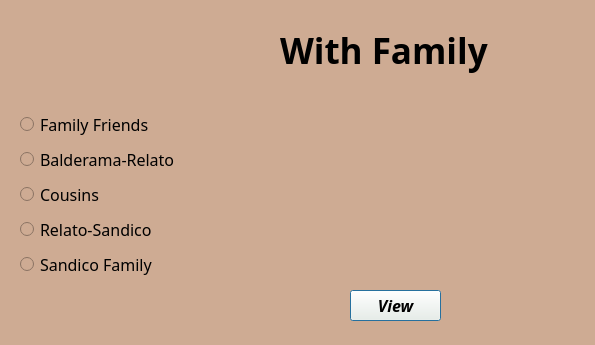
<?xml version="1.0" encoding="UTF-8"?>
<ui version="4.0">
 <class>familyDialog</class>
 <widget class="QDialog" name="familyDialog">
  <property name="geometry">
   <rect>
    <x>0</x>
    <y>0</y>
    <width>595</width>
    <height>345</height>
   </rect>
  </property>
  <property name="windowTitle">
   <string>Dialog</string>
  </property>
  <property name="styleSheet">
   <string notr="true">background-color: rgb(206, 171, 147);</string>
  </property>
  <widget class="QLabel" name="familylabel">
   <property name="geometry">
    <rect>
     <x>280</x>
     <y>20</y>
     <width>231</width>
     <height>61</height>
    </rect>
   </property>
   <property name="font">
    <font>
     <family>Cinzel</family>
     <pointsize>26</pointsize>
     <weight>75</weight>
     <bold>true</bold>
    </font>
   </property>
   <property name="text">
    <string>With Family</string>
   </property>
  </widget>
  <widget class="QPushButton" name="faviewButton">
   <property name="geometry">
    <rect>
     <x>350</x>
     <y>290</y>
     <width>91</width>
     <height>31</height>
    </rect>
   </property>
   <property name="font">
    <font>
     <family>Century Gothic</family>
     <pointsize>12</pointsize>
     <weight>75</weight>
     <italic>true</italic>
     <bold>true</bold>
    </font>
   </property>
   <property name="styleSheet">
    <string notr="true">background-color: rgb(255, 251, 233);</string>
   </property>
   <property name="text">
    <string>View</string>
   </property>
  </widget>
  <widget class="QLabel" name="ffrnslabel">
   <property name="geometry">
    <rect>
     <x>210</x>
     <y>80</y>
     <width>111</width>
     <height>71</height>
    </rect>
   </property>
   <property name="text">
    <string/>
   </property>
  </widget>
  <widget class="QLabel" name="balrellabel">
   <property name="geometry">
    <rect>
     <x>450</x>
     <y>80</y>
     <width>111</width>
     <height>71</height>
    </rect>
   </property>
   <property name="text">
    <string/>
   </property>
  </widget>
  <widget class="QLabel" name="couslabel">
   <property name="geometry">
    <rect>
     <x>330</x>
     <y>120</y>
     <width>101</width>
     <height>91</height>
    </rect>
   </property>
   <property name="text">
    <string/>
   </property>
  </widget>
  <widget class="QLabel" name="relsanlabel">
   <property name="geometry">
    <rect>
     <x>210</x>
     <y>200</y>
     <width>111</width>
     <height>71</height>
    </rect>
   </property>
   <property name="text">
    <string/>
   </property>
  </widget>
  <widget class="QLabel" name="sanlabel">
   <property name="geometry">
    <rect>
     <x>450</x>
     <y>200</y>
     <width>101</width>
     <height>71</height>
    </rect>
   </property>
   <property name="text">
    <string/>
   </property>
  </widget>
  <widget class="QWidget" name="">
   <property name="geometry">
    <rect>
     <x>20</x>
     <y>110</y>
     <width>167</width>
     <height>171</height>
    </rect>
   </property>
   <layout class="QVBoxLayout" name="verticalLayout">
    <item>
     <widget class="QRadioButton" name="famfrnsradio">
      <property name="font">
       <font>
        <family>Century Gothic</family>
        <pointsize>12</pointsize>
       </font>
      </property>
      <property name="text">
       <string>Family Friends</string>
      </property>
     </widget>
    </item>
    <item>
     <widget class="QRadioButton" name="balrelradio">
      <property name="font">
       <font>
        <family>Century Gothic</family>
        <pointsize>12</pointsize>
       </font>
      </property>
      <property name="text">
       <string>Balderama-Relato</string>
      </property>
     </widget>
    </item>
    <item>
     <widget class="QRadioButton" name="cousinsradio">
      <property name="font">
       <font>
        <family>Century Gothic</family>
        <pointsize>12</pointsize>
       </font>
      </property>
      <property name="text">
       <string>Cousins</string>
      </property>
     </widget>
    </item>
    <item>
     <widget class="QRadioButton" name="relsanradio">
      <property name="font">
       <font>
        <family>Century Gothic</family>
        <pointsize>12</pointsize>
       </font>
      </property>
      <property name="text">
       <string>Relato-Sandico</string>
      </property>
     </widget>
    </item>
    <item>
     <widget class="QRadioButton" name="sanradio">
      <property name="font">
       <font>
        <family>Century Gothic</family>
        <pointsize>12</pointsize>
       </font>
      </property>
      <property name="text">
       <string>Sandico Family</string>
      </property>
     </widget>
    </item>
   </layout>
  </widget>
 </widget>
 <resources/>
 <connections/>
</ui>
